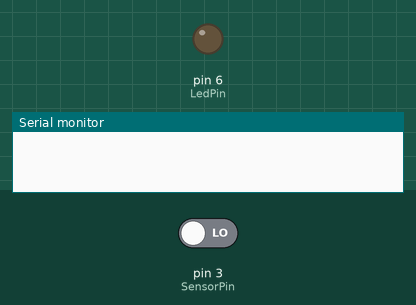
A sketch run on a simulated Arduino Uno, built with avr-gcc and run on an emulated ATmega328P. Parts: output pins drawn as LEDs (lit = HIGH), the last lines printed to the serial monitor. The test bench sets the inputs (shaded band); at power-on: pin 3 (SensorPin) LOW.

Above: at 1.2 s.
1.3 s: pin 3 (SensorPin) driven HIGH
At 2.5 s:
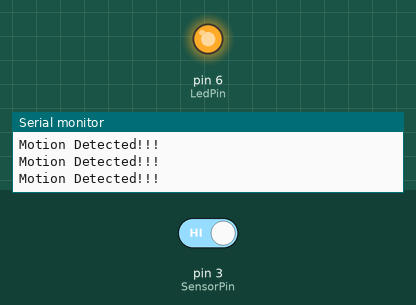
2.8 s: pin 3 (SensorPin) driven LOW
At 3.1 s:
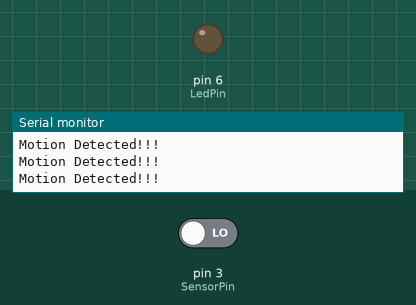
Timing chart, 0 to 5.8 s (numbered marks = the images above; inputs shaded):
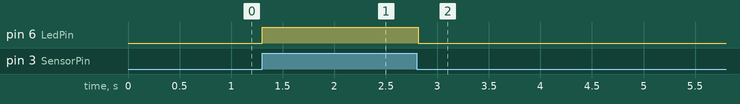

The sketch:

motion-sensor.ino
```cpp
#define SensorPin 3
#define LedPin 6


// the setup function runs once when you press reset or power the board
void setup() {
  //
  pinMode(SensorPin, INPUT);
  pinMode(LedPin, OUTPUT);
  Serial.begin(9600);
}

// the loop function runs over and over again forever
void loop() {
  int sensorValue = digitalRead(SensorPin);

  if(sensorValue == HIGH) {
    digitalWrite(LedPin, HIGH);
    Serial.println("Motion Detected!!!");
  }else {
    digitalWrite(LedPin, LOW);
  }
}
```

Measured:
- after the input at 1.3 s, pin 6 (LedPin): LOW → HIGH at once
- after the input at 2.8 s, pin 6 (LedPin): HIGH → LOW at once
